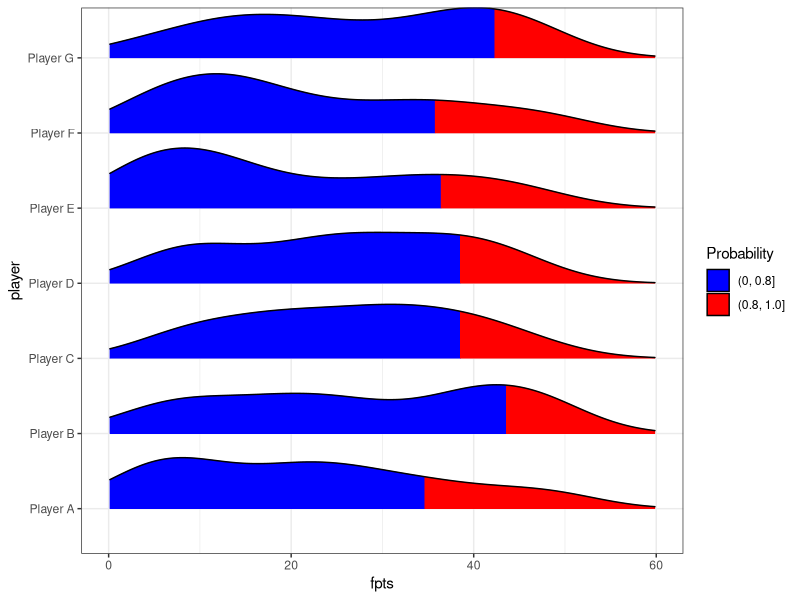
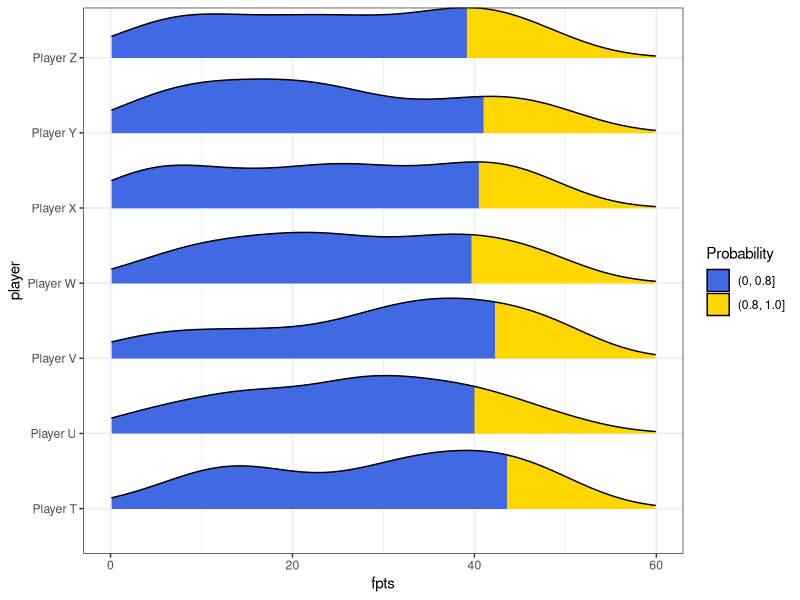

Write R code to recreate these figures, in order. (Note: this script raises an error after producing the figures.)
## ---- chunk 1
# renv::restore()
## ---- chunk 2
library(tibble)
library(dplyr)
library(stringr)
library(ggplot2)
library(ggridges)
## ---- chunk 3

# change to adjust the maximum possible fantasy point value
fpts_max <- 50 

df <- tibble::tibble(
  # create list of player names
  player = rep(c(
    stringr::str_c("Player", " ", LETTERS[1:7]),
    stringr::str_c("Player", " ", LETTERS[20:26])
  ), 3 * 17),
  # Assign Players A:G to NY and T:Z to LA
  team = rep(c(rep("NY", 7), rep("LA", 7)), 3 * 17),
  # years 2020 to 2022
  year = c(rep(2020, 14 * 17), rep(2021, 14 * 17), rep(2022, 14 * 17)),
  # weeks 1 to 17 for each year, all the repetition and sorting is needed to make sure each player has the right set of week*year combinations
  week = c(rep(sort(rep(
    1:17, 14
  )), 3)),
  # used the simple assumption of a uniform distribution
  # rounded to two decimal places
  fpts = round(runif(14*3*17, min = 1, max = fpts_max), digits = 2
))
## ---- chunk 4
fpts_actual_max <- max(df$fpts)

# NY plot
df %>% dplyr::filter(team == "NY") %>% 
  ggplot2::ggplot(., aes(x = fpts, y = player, fill = factor(ggplot2::after_stat(quantile)))) +
  ggridges::stat_density_ridges(
    geom = "density_ridges_gradient",
    calc_ecdf = TRUE,
    quantiles = 0.8,
    scale = 0.8) +
  ggplot2::scale_fill_manual(name = "Probability", values = c("blue", "red"), labels = c("(0, 0.8]", "(0.8, 1.0]")) +
  # xlim controls the max on your axis for both plots since it uses the same constant in both calls
  ggplot2::xlim(0, fpts_actual_max + 10) +
  ggplot2::theme_bw()

# LA plot
df %>% dplyr::filter(team == "LA") %>% 
  ggplot2::ggplot(., aes(x = fpts, y = player, fill = factor(ggplot2::after_stat(quantile)))) +
  ggridges::stat_density_ridges(
    geom = "density_ridges_gradient",
    calc_ecdf = TRUE,
    quantiles = 0.8,
    scale = 0.8) +
  ggplot2::scale_fill_manual(name = "Probability", values = c("royalblue", "gold"), labels = c("(0, 0.8]", "(0.8, 1.0]")) +
    # xlim controls the max on your axis for both plots since it uses the same constant in both calls
  ggplot2::xlim(0, fpts_actual_max + 10) +
  ggplot2::theme_bw()
## ---- chunk 5

fpts_actual_max <- max(df$fpts)
  
# plot the figure
df_with_colors %>% 
  ggplot2::ggplot(., aes(x = fpts, y = player, fill = factor(ggplot2::after_stat(quantile)))) +
  ggridges::stat_density_ridges(
    geom = "density_ridges_gradient",
    calc_ecdf = TRUE,
    quantiles = 0.8,
    scale = 0.8) +
  ggplot2::scale_fill_manual(name = "Probability", 
                             values = c("grey80", "grey20"), labels = c("(0, 0.8]", "(0.8, 1.0]")) +
  # xlim controls the max on your axis for both plots since it uses the same constant in both calls
  ggplot2::xlim(0, fpts_actual_max + 10) +
  ggplot2::facet_grid(rows = vars(team), scales = "free_y") +
  ggplot2::theme_bw()
